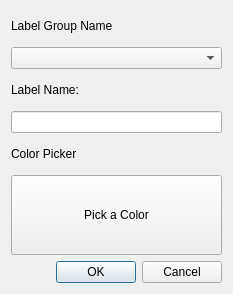
<?xml version="1.0" encoding="UTF-8"?>
<ui version="4.0">
 <class>Dialog</class>
 <widget class="QDialog" name="Dialog">
  <property name="geometry">
   <rect>
    <x>0</x>
    <y>0</y>
    <width>233</width>
    <height>294</height>
   </rect>
  </property>
  <property name="maximumSize">
   <size>
    <width>233</width>
    <height>16777215</height>
   </size>
  </property>
  <property name="windowTitle">
   <string>Select Name and Color</string>
  </property>
  <layout class="QVBoxLayout" name="verticalLayout_2">
   <item>
    <layout class="QVBoxLayout" name="verticalLayout">
     <item>
      <widget class="QLabel" name="label_2">
       <property name="text">
        <string>Label Group Name</string>
       </property>
      </widget>
     </item>
     <item>
      <widget class="QComboBox" name="groupName"/>
     </item>
     <item>
      <widget class="QLabel" name="label">
       <property name="text">
        <string>Label Name:</string>
       </property>
      </widget>
     </item>
     <item>
      <widget class="QLineEdit" name="labelName"/>
     </item>
     <item>
      <widget class="QLabel" name="label_3">
       <property name="text">
        <string>Color Picker</string>
       </property>
      </widget>
     </item>
     <item>
      <widget class="QPushButton" name="btnColor">
       <property name="minimumSize">
        <size>
         <width>0</width>
         <height>80</height>
        </size>
       </property>
       <property name="text">
        <string>Pick a Color</string>
       </property>
      </widget>
     </item>
     <item>
      <layout class="QHBoxLayout" name="horizontalLayout">
       <item>
        <widget class="QDialogButtonBox" name="btnBox">
         <property name="orientation">
          <enum>Qt::Horizontal</enum>
         </property>
         <property name="standardButtons">
          <set>QDialogButtonBox::Cancel|QDialogButtonBox::Ok</set>
         </property>
        </widget>
       </item>
      </layout>
     </item>
    </layout>
   </item>
  </layout>
 </widget>
 <resources/>
 <connections>
  <connection>
   <sender>btnBox</sender>
   <signal>accepted()</signal>
   <receiver>Dialog</receiver>
   <slot>accept()</slot>
   <hints>
    <hint type="sourcelabel">
     <x>248</x>
     <y>254</y>
    </hint>
    <hint type="destinationlabel">
     <x>157</x>
     <y>274</y>
    </hint>
   </hints>
  </connection>
  <connection>
   <sender>btnBox</sender>
   <signal>rejected()</signal>
   <receiver>Dialog</receiver>
   <slot>reject()</slot>
   <hints>
    <hint type="sourcelabel">
     <x>316</x>
     <y>260</y>
    </hint>
    <hint type="destinationlabel">
     <x>286</x>
     <y>274</y>
    </hint>
   </hints>
  </connection>
 </connections>
</ui>
